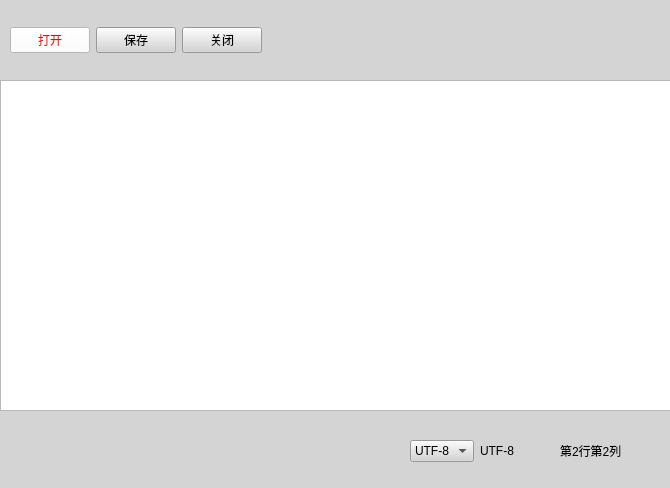
<?xml version="1.0" encoding="UTF-8"?>
<ui version="4.0">
 <class>Widget</class>
 <widget class="QWidget" name="Widget">
  <property name="geometry">
   <rect>
    <x>0</x>
    <y>0</y>
    <width>670</width>
    <height>488</height>
   </rect>
  </property>
  <property name="windowTitle">
   <string>Widget</string>
  </property>
  <property name="autoFillBackground">
   <bool>false</bool>
  </property>
  <widget class="QWidget" name="layoutWidget">
   <property name="geometry">
    <rect>
     <x>0</x>
     <y>0</y>
     <width>671</width>
     <height>491</height>
    </rect>
   </property>
   <layout class="QVBoxLayout" name="verticalLayout">
    <property name="spacing">
     <number>0</number>
    </property>
    <item>
     <widget class="QWidget" name="widget" native="true">
      <property name="minimumSize">
       <size>
        <width>0</width>
        <height>80</height>
       </size>
      </property>
      <property name="sizeIncrement">
       <size>
        <width>0</width>
        <height>0</height>
       </size>
      </property>
      <property name="styleSheet">
       <string notr="true">
background-color: rgb(212, 212, 212);</string>
      </property>
      <widget class="QWidget" name="layoutWidget">
       <property name="geometry">
        <rect>
         <x>10</x>
         <y>10</y>
         <width>611</width>
         <height>61</height>
        </rect>
       </property>
       <layout class="QHBoxLayout" name="horizontalLayout">
        <item>
         <widget class="QPushButton" name="btnOpen">
          <property name="styleSheet">
           <string notr="true"> QPushButton { color: red; background-color: white }	
 QPushButton:hover { color: white }						
 QPushButton:hover:!pressed { color: blue; }			</string>
          </property>
          <property name="text">
           <string>打开</string>
          </property>
         </widget>
        </item>
        <item>
         <widget class="QPushButton" name="btnSave">
          <property name="text">
           <string>保存</string>
          </property>
         </widget>
        </item>
        <item>
         <widget class="QPushButton" name="btnClose">
          <property name="text">
           <string>关闭</string>
          </property>
         </widget>
        </item>
        <item>
         <spacer name="horizontalSpacer">
          <property name="orientation">
           <enum>Qt::Horizontal</enum>
          </property>
          <property name="sizeHint" stdset="0">
           <size>
            <width>40</width>
            <height>20</height>
           </size>
          </property>
         </spacer>
        </item>
       </layout>
      </widget>
     </widget>
    </item>
    <item>
     <widget class="MyTextEdit" name="textEdit"/>
    </item>
    <item>
     <widget class="QWidget" name="widget_2" native="true">
      <property name="minimumSize">
       <size>
        <width>0</width>
        <height>80</height>
       </size>
      </property>
      <property name="layoutDirection">
       <enum>Qt::LeftToRight</enum>
      </property>
      <property name="styleSheet">
       <string notr="true">background-color: rgb(212, 212, 212);</string>
      </property>
      <layout class="QHBoxLayout" name="horizontalLayout_2">
       <item>
        <spacer name="horizontalSpacer_4">
         <property name="orientation">
          <enum>Qt::Horizontal</enum>
         </property>
         <property name="sizeType">
          <enum>QSizePolicy::Expanding</enum>
         </property>
         <property name="sizeHint" stdset="0">
          <size>
           <width>409</width>
           <height>20</height>
          </size>
         </property>
        </spacer>
       </item>
       <item>
        <widget class="QComboBox" name="comboBox">
         <item>
          <property name="text">
           <string>UTF-8</string>
          </property>
         </item>
         <item>
          <property name="text">
           <string>UTF-8</string>
          </property>
         </item>
        </widget>
       </item>
       <item>
        <widget class="QLabel" name="label_2">
         <property name="text">
          <string>UTF-8</string>
         </property>
        </widget>
       </item>
       <item>
        <spacer name="horizontalSpacer_2">
         <property name="orientation">
          <enum>Qt::Horizontal</enum>
         </property>
         <property name="sizeType">
          <enum>QSizePolicy::Fixed</enum>
         </property>
         <property name="sizeHint" stdset="0">
          <size>
           <width>40</width>
           <height>20</height>
          </size>
         </property>
        </spacer>
       </item>
       <item>
        <widget class="QLabel" name="label">
         <property name="text">
          <string>第2行第2列</string>
         </property>
        </widget>
       </item>
       <item>
        <spacer name="horizontalSpacer_3">
         <property name="orientation">
          <enum>Qt::Horizontal</enum>
         </property>
         <property name="sizeType">
          <enum>QSizePolicy::Fixed</enum>
         </property>
         <property name="sizeHint" stdset="0">
          <size>
           <width>40</width>
           <height>20</height>
          </size>
         </property>
        </spacer>
       </item>
      </layout>
     </widget>
    </item>
   </layout>
  </widget>
 </widget>
 <customwidgets>
  <customwidget>
   <class>MyTextEdit</class>
   <extends>QTextEdit</extends>
   <header>mytextedit.h</header>
  </customwidget>
 </customwidgets>
 <resources/>
 <connections/>
</ui>
